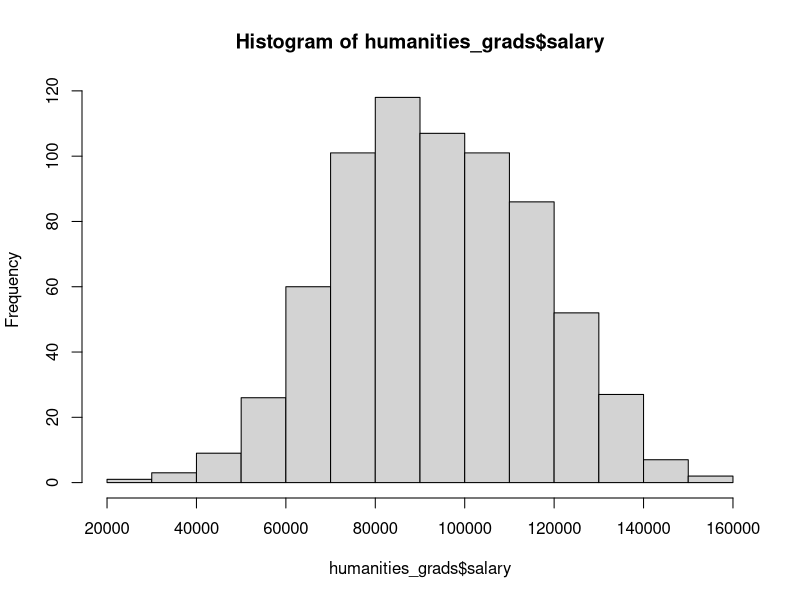
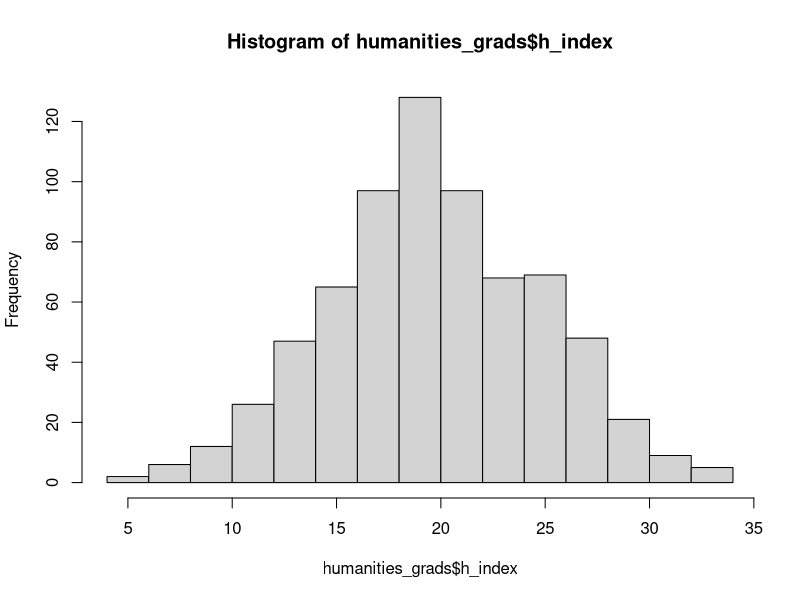
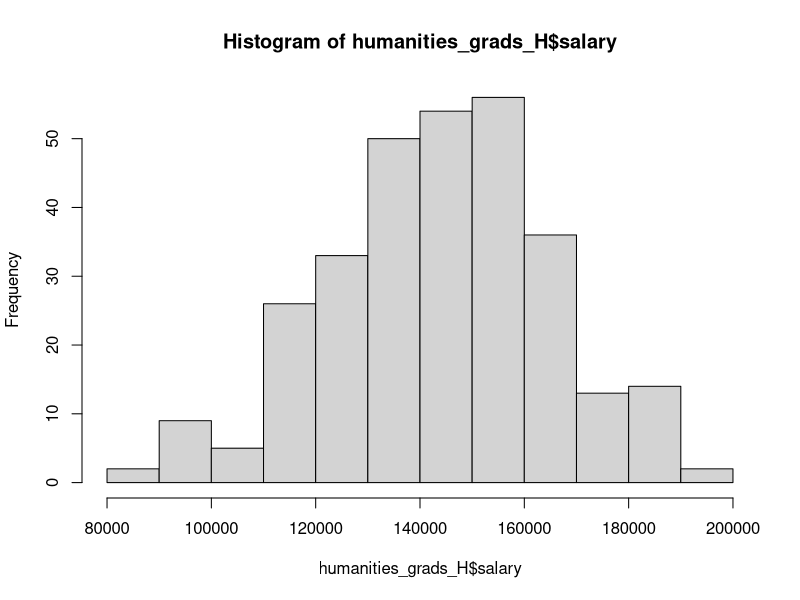
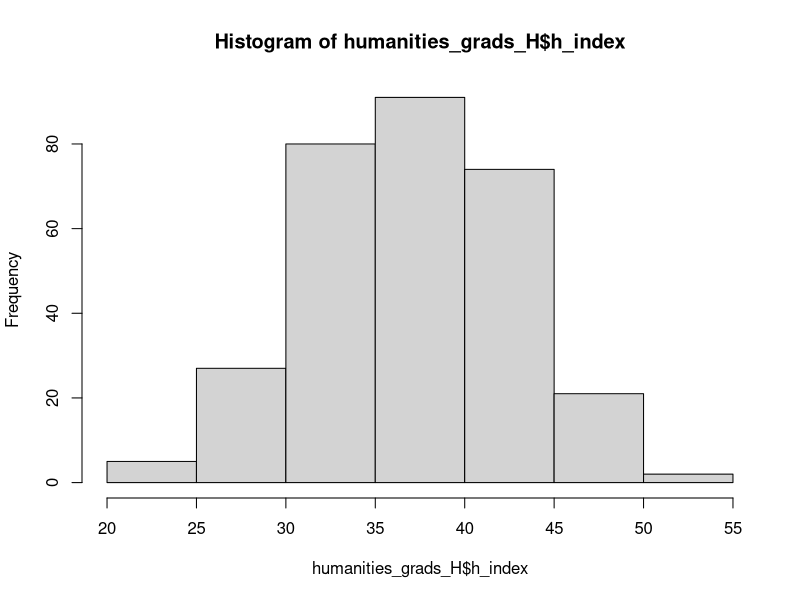
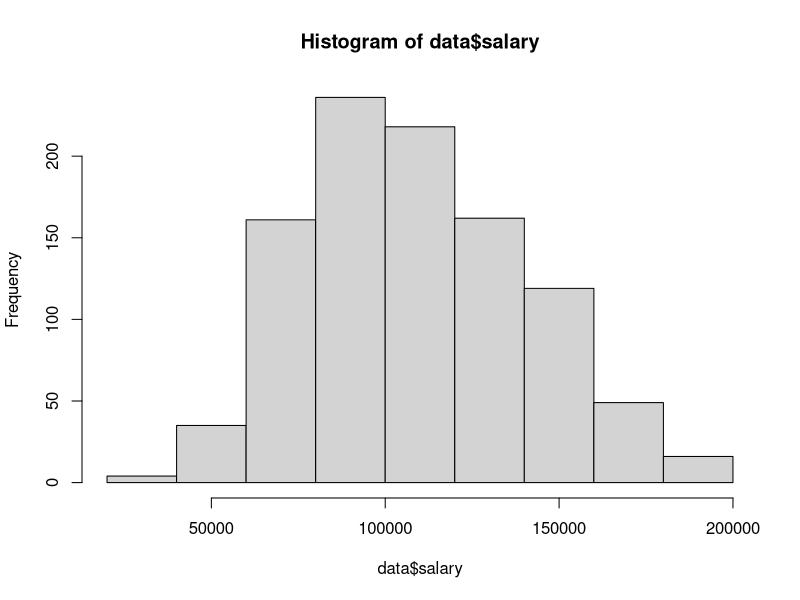
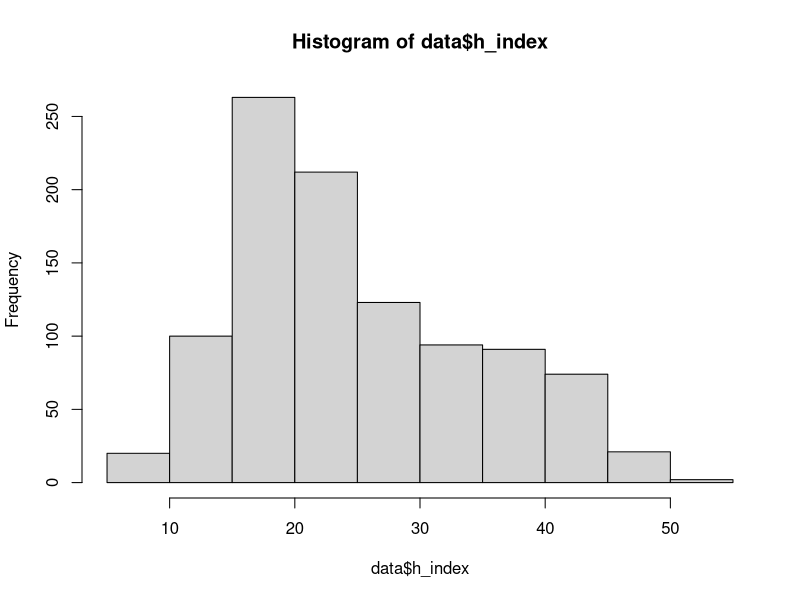
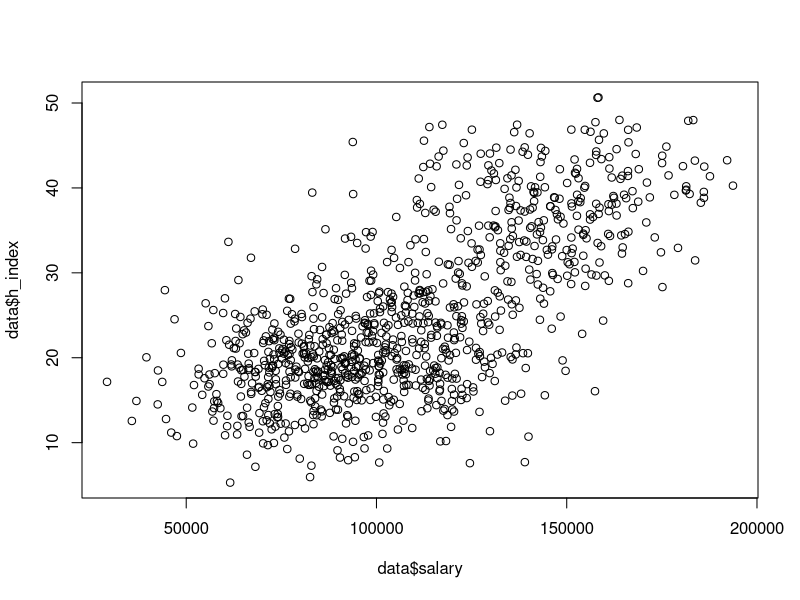
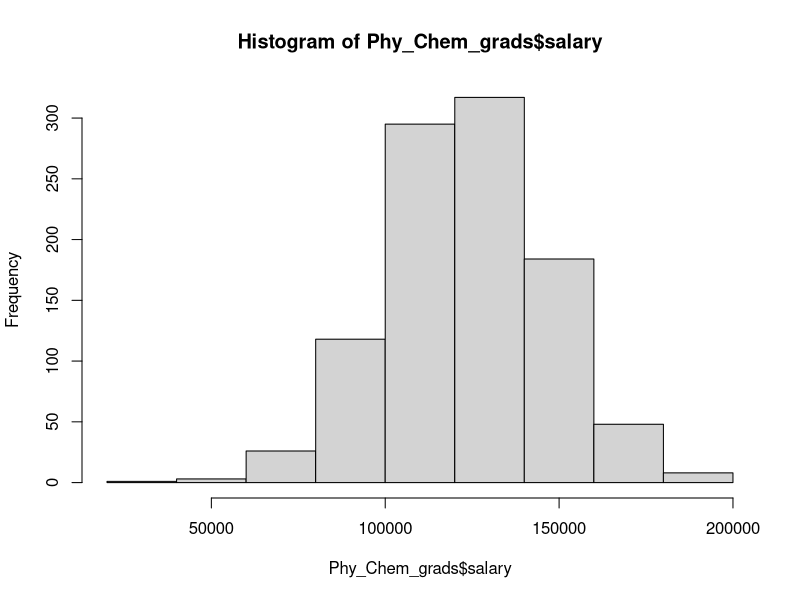

Recreate these plots in R, in order. (Note: this script raises an error after producing the figures.)
## ---- chunk 1
knitr::opts_chunk$set(echo = TRUE)
## ---- chunk 2
humanities_grads_salary_params <- list(
  mu = 90000, # mean yearly income (low in humanities)
  alpha = c('n' = -5000,
            'y' = +20000
  ),
  beta = c('us' = 0,
           'int' = +1000
  ),
  # Not adding any interaction terms (gamma)
  sigma = 20000
)
## ---- chunk 3
population_dist <- rnorm(100000, humanities_grads_salary_params$mu, humanities_grads_salary_params$sigma) #Currently using a normal distribution for simplicity. We can change later or use different distributions for other fields

sample_size <- 700 # only sampled part of data

humanities_grads <- expand.grid(
  post_doc = rep(NA, sample_size), 
  location = rep(NA),
  salary = NA
)

for (r in 1:nrow(humanities_grads)) {
  # randomly assign post-doc or not with proportion (0.3 post-doc, 0.7 not)
  humanities_grads$post_doc[r] <- sample(c('y', 'n'), size=1, prob=c(0.3, 0.7))
  # randomly assign location with proportion (0.4 international, 0.6 U.S.)
  humanities_grads$location[r] <- sample(c('us', 'int'), size=1, prob=c(0.4, 0.6))
  
  # Assign params based on pumpkin example
}
## ---- chunk 4
for (j in 1:nrow(humanities_grads)) {
  pd <- as.character(humanities_grads$post_doc[j]) # temp. store post doc status
  loc <- as.character(humanities_grads$location[j])      # temp. store location         
  gamma <- 0                       #no interaction, so no combination factor needed
  humanities_grads$salary[j] <- (
    sample(population_dist, 1)                        #sample randomly from the population distribution
    + humanities_grads_salary_params$alpha[pd]                # assign expected impact of other variables
    + humanities_grads_salary_params$beta[loc]                
    + gamma                          
  )
}
## ---- chunk 5
hist(humanities_grads$salary) #plot salary histogram

#mutate salary, altering scaling variables and mean of index distibution until desired mean impact and desired correlation between impact and salary is reached. Here, I picked mean h-index ~ 11 (based on a google search) and correlation ~0.3 (because we wanted h-index to be only weakly important in this field)
## ---- chunk 6
humanities_grads <- humanities_grads |> 
  dplyr::mutate(h_index = humanities_grads$salary * 0.00005 + rnorm(700, 15, 5))
mean_impact <- mean(humanities_grads$h_index)
correlation <- cor(humanities_grads$salary, humanities_grads$h_index)
## ---- chunk 7
hist(humanities_grads$h_index) #plot h-index values
## ---- chunk 8
humanities_grads_H_salary_params <- list(
  mu = 140000, # mean yealy income
  alpha = c('n' = -5000,
            'y' = +20000
  ),
  beta = c('us' = 0,
           'int' = +1000
  ),
  # Not adding any interaction terms (gamma)
  sigma = 20000
)
## ---- chunk 9
population_dist <- rnorm(100000, humanities_grads_H_salary_params$mu, humanities_grads_H_salary_params$sigma) #Currently using a normal distribution for simplicity. We can change later or use different distributions for other fields

sample_size <- 300

humanities_grads_H <- expand.grid(
  post_doc = rep(NA, sample_size), 
  location = rep(NA),
  salary = NA
)

for (r in 1:nrow(humanities_grads_H)) {
  # randomly assign post-doc or not with proportion (0.3 post-doc, 0.7 not)
  humanities_grads_H$post_doc[r] <- sample(c('y', 'n'), size=1, prob=c(0.3, 0.7))
  # randomly assign location with proportion (0.4 international, 0.6 U.S.)
  humanities_grads_H$location[r] <- sample(c('us', 'int'), size=1, prob=c(0.4, 0.6))
  
  # Assign params based on pumpkin example
}
## ---- chunk 10
for (j in 1:nrow(humanities_grads_H)) {
  pd <- as.character(humanities_grads_H$post_doc[j]) # temp. store post doc status
  loc <- as.character(humanities_grads_H$location[j])      # temp. store location         
  gamma <- 0                       #no interaction, so no combination factor needed
  humanities_grads_H$salary[j] <- (
    sample(population_dist, 1)                        #sample randomly from the population distribution
    + humanities_grads_H_salary_params$alpha[pd]                # assign expected impact of other variables
    + humanities_grads_H_salary_params$beta[loc]                
    + gamma                          
  )
}
## ---- chunk 11
hist(humanities_grads_H$salary) #plot salary histogram
## ---- chunk 12
#mutate salary, altering scaling variables and mean of index distibution until desired mean impact and desired correlation between impact and salary is reached. Here, I picked mean h-index ~ 11 (based on a google search) and correlation ~0.3 (because we wanted h-index to be only weakly important in this field)

humanities_grads_H <- humanities_grads_H |> 
  dplyr::mutate(h_index = humanities_grads_H$salary * 0.00005 + rnorm(300, 30, 5))
mean_impact <- mean(humanities_grads_H$h_index)
correlation <- cor(humanities_grads_H$salary, humanities_grads_H$h_index)
## ---- chunk 13
hist(humanities_grads_H$h_index) #plot h-index values
## ---- chunk 14
data <- rbind(humanities_grads, humanities_grads_H)
data$field <- "humanities"


hist(data$salary) #plot salary histogram
hist(data$h_index) #plot h-index values

plot(
  x = data$salary,
  y = data$h_index,
  cex = 1,
  pch = 21,
)

## ---- chunk 15
Phy_Chem_grads_salary_params <- list(
  mu = 120000, # mean yearly income (low in humanities)
  alpha = c('n' = -5000,
            'y' = +20000
  ),
  beta = c('us' = 0,
           'int' = +1000
  ),
  # Not adding any interaction terms (gamma)
  sigma = 20000
)
## ---- chunk 16
population_dist <- rnorm(100000, Phy_Chem_grads_salary_params$mu, Phy_Chem_grads_salary_params$sigma) #Currently using a normal distribution for simplicity. We can change later or use different distributions for other fields

sample_size <- 1000

Phy_Chem_grads <- expand.grid(
  post_doc = rep(NA, sample_size), 
  location = rep(NA),
  salary = NA
)

for (r in 1:nrow(Phy_Chem_grads)) {
  # randomly assign post-doc or not with proportion (0.3 post-doc, 0.7 not)
  Phy_Chem_grads$post_doc[r] <- sample(c('y', 'n'), size=1, prob=c(0.3, 0.7))
  # randomly assign location with proportion (0.4 international, 0.6 U.S.)
  Phy_Chem_grads$location[r] <- sample(c('us', 'int'), size=1, prob=c(0.4, 0.6))
  
  # Assign params based on pumpkin example
}
## ---- chunk 17
for (j in 1:nrow(Phy_Chem_grads)) {
  pd <- as.character(Phy_Chem_grads$post_doc[j]) # temp. store post doc status
  loc <- as.character(Phy_Chem_grads$location[j])      # temp. store location         
  gamma <- 0                       #no interaction, so no combination factor needed
  Phy_Chem_grads$salary[j] <- (
    sample(population_dist, 1)                        #sample randomly from the population distribution
    + Phy_Chem_grads_salary_params$alpha[pd]                # assign expected impact of other variables
    + Phy_Chem_grads_salary_params$beta[loc]                
    + gamma                          
  )
}
## ---- chunk 18
hist(Phy_Chem_grads$salary) #plot salary histogram

#mutate salary, altering scaling variables and mean of index distibution until desired mean impact and desired correlation between impact and salary is reached. Here, I picked mean h-index ~ 11 (based on a google search) and correlation ~0.3 (because we wanted h-index to be only weakly important in this field)
## ---- chunk 19
Phy_Chem_grads <- Phy_Chem_grads |> 
  dplyr::mutate(h_index = Phy_Chem_grads$salary * 0.00005 + rnorm(1000, 20, 5))
mean_impact <- mean(Phy_Chem_grads$h_index)
correlation <- cor(Phy_Chem_grads$salary, Phy_Chem_grads$h_index)
## ---- chunk 20
hist(Phy_Chem_grads$h_index) #plot h-index values
## ---- chunk 21
Phy_Chem_grads$field <- "Physics_Chemistry"
data <- rbind(data, Phy_Chem_grads)

hist(data$salary) #plot salary histogram
hist(data$h_index) #plot h-index values

plot(
  x = data$salary,
  y = data$h_index,
  cex = 1,
  pch = 21,
)

## ---- chunk 22
sett.seed(12)
salery <- rnorm(n = 200, mean = 150000, sd = 8000);
hist(salery, xlab = "Random value (X)", col = "grey",
     main = "", cex.lab = 1.5, cex.axis = 1.5);

h_index <- rnorm(n = 200, mean = 55, sd = 15);
hist(h_index, xlab = "Random value (X)", col = "grey",
     main = "", cex.lab = 1.5, cex.axis = 1.5);

humanities_high <- data.frame(salery, h_index)
humanities_high$h_index_cat <- "high"
humanities_high$discipline <- "humanities"
humanities_high$country <- ""

salery <- rnorm(n = 800, mean = 90000, sd = 8000);
hist(salery, xlab = "Random value (X)", col = "grey",
     main = "", cex.lab = 1.5, cex.axis = 1.5);

h_index <- rnorm(n = 200, mean = 20, sd = 15);
hist(h_index, xlab = "Random value (X)", col = "grey",
     main = "", cex.lab = 1.5, cex.axis = 1.5);

humanities_low <- data.frame(salery, h_index)
humanities_low$h_index_cat <- "low"
humanities_low$discipline <- "humanities"
humanities_low$country <- ""
humanities <- rbind(humanities_high, humanities_low)

hist(humanities$salery, xlab = "Random value (X)", col = "grey",
     main = "", cex.lab = 1.5, cex.axis = 1.5)

hist(humanities$h_index, xlab = "Random value (X)", col = "grey",
     main = "", cex.lab = 1.5, cex.axis = 1.5)

plot(
  x = humanities$salery,
  y = humanities$h_index,
  cex = 1,
  pch=21
)


salery <- rnorm(n = 1000, mean = 120000, sd = 11000);
hist(salery, xlab = "Random value (X)", col = "grey",
     main = "", cex.lab = 1.5, cex.axis = 1.5);

h_index <- rnorm(n = 1000, mean = 40, sd = 15);
hist(h_index, xlab = "Random value (X)", col = "grey",
     main = "", cex.lab = 1.5, cex.axis = 1.5);

whatever <- data.frame(salery, h_index)
whatever$h_index_cat <- ""
whatever$discipline <- "whatever"
whatever$country <- ""

plot(
  x = whatever$salery,
  y = whatever$h_index,
  cex = 1,
  pch=21,
  )


data <- rbind(humanities, whatever)

#clrs <- c("red" = "humanities", "blue"="whatever")
plot(df_prob1$x1, df_prob1$x2, pch = df_prob1$y, col = clrs)

plot(
  x = data$salery,
  y = data$h_index,
  cex = 1,
  pch = 21,
)

